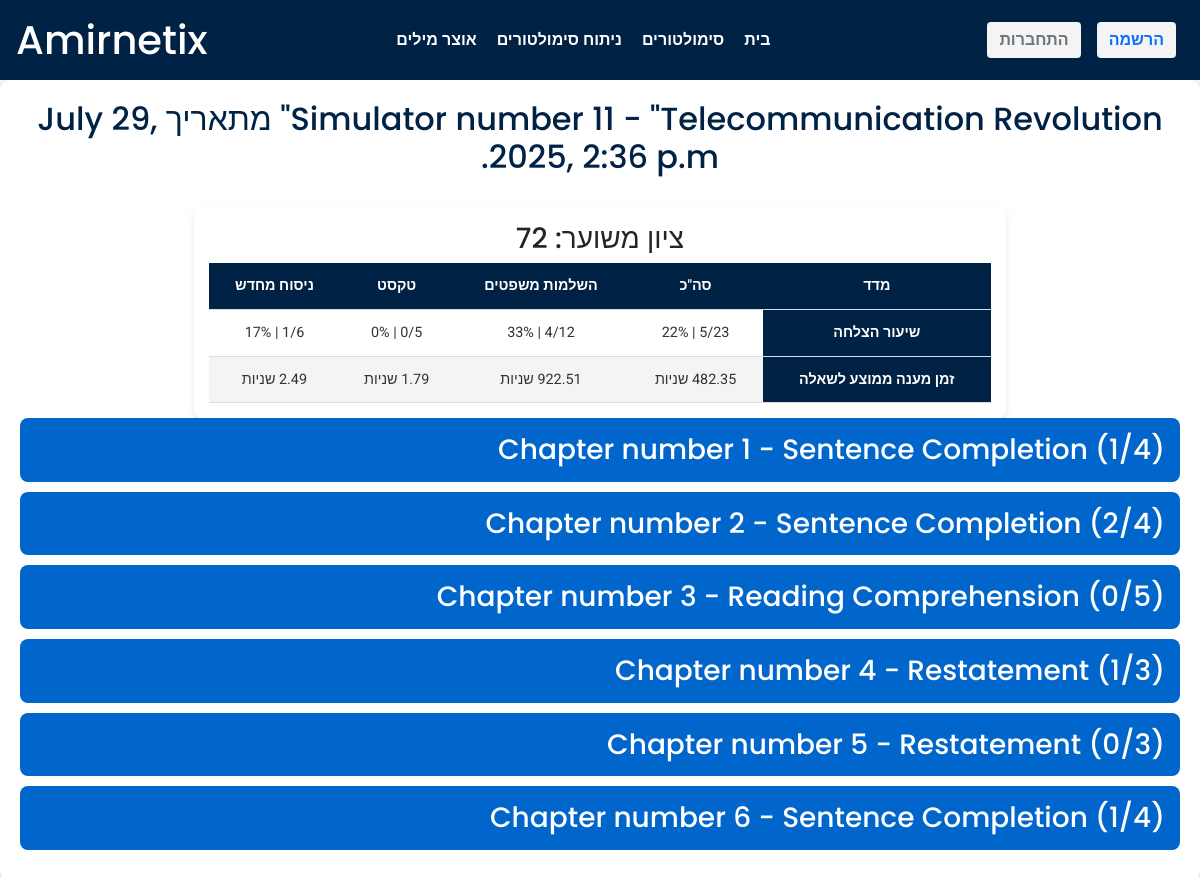
The app's page /Analysis/analyze_simulator/56 with its own data.
### Simulator/models.py (models this page shows, shortened)
class SimulatorAttempt(models.Model):
    user = models.ForeignKey(CustomUser, on_delete=models.CASCADE, related_name='simulator_attempts')
    simulator = models.ForeignKey(Simulator, on_delete=models.CASCADE, related_name='attempts')
    start_time = models.DateTimeField(auto_now_add=True)
    end_time = models.DateTimeField(blank=True, null=True)
    def get_user_answer(self, question):
        return self.user_answers.filter(question=question).first()
    def Success_Rates(self):
        all_questions = UserAnswer.objects.filter(simulator_attempt = self).all()
        success_rates = {
            'Total':{
                'total':0,
                'correct':0
            },
            'SC':{
                'total':0,
                'correct':0
            },
            'RC':{
                'total':0,
                'correct':0
            },
            'RS':{
                'total':0,
                'correct':0
            }
        }
        for q in all_questions:
            success_rates['Total']['total'] += 1
            chapter_type = q.question.chapter.chapter_type
            if q.question.chapter.chapter_type in success_rates.keys():
                success_rates[chapter_type]['total'] += 1
                if q.selected_option.is_correct:
                    success_rates['Total']['correct'] += 1
                    success_rates[chapter_type]['correct'] += 1
        for key in success_rates:
            correct = success_rates[key]['correct']
            total = success_rates[key]['total']
            success_rates[key]['success_rate'] = int(round(correct/total,2)*100)
        return success_rates
    def Answer_Times(self):
        all_questions = UserAnswer.objects.filter(simulator_attempt = self).order_by('timestamp').all()
        last_time = self.start_time
        times = {'q_times':{},'averages':{'Total': 0,'SC':0,'RS':0,'RC':0}}
        for q in all_questions:
            q_type = q.question.chapter.chapter_type
            q_id = q.id
            try:
                answer_time = (q.timestamp - last_time).total_seconds()
                times['q_times'][f'{q_type}_{q_id}'] = answer_time
                times['averages']['Total'] += answer_time
                times['averages'][q_type] += answer_time
                last_time = q.timestamp
            except:
                pass
        for key in times['averages']:
            times['averages'][key] = round(times['averages'][key] / self.Success_Rates()[key]['total'],2)
        return times

class Simulator(models.Model):
    name = models.CharField(max_length=100)
    description = models.TextField(blank=True, null=True)
    level = models.IntegerField(choices=SimulatorLevel.choices, default=SimulatorLevel.MIX)
    create_date = models.DateField(auto_now_add=True)
    def __str__(self):
        return self.name

class UserAnswer(models.Model):
    user = models.ForeignKey(CustomUser, on_delete=models.CASCADE, related_name='user_answers')
    simulator_attempt = models.ForeignKey(SimulatorAttempt, on_delete=models.CASCADE, related_name='user_answers')
    question = models.ForeignKey(Question, on_delete=models.CASCADE, related_name='user_answers')
    selected_option = models.ForeignKey(AnswerOption, on_delete=models.CASCADE)
    timestamp = models.DateTimeField()
    class Meta:
        unique_together = ('user','simulator_attempt', 'question')

class Question(models.Model):
    chapter = models.ForeignKey(Chapter, on_delete=models.CASCADE, related_name='questions')
    order = models.PositiveIntegerField()
    description = models.TextField()
    hebrew_desc = models.TextField(default=None, null=True, blank=True)
    class Meta:
        unique_together = ('chapter', 'order')
        ordering = ['order']

class Chapter(models.Model):
    simulator = models.ForeignKey(Simulator, on_delete=models.CASCADE, related_name='chapters')
    order = models.PositiveIntegerField()
    chapter_type = models.CharField(max_length=2, choices=ChapterType.choices)
    title = models.CharField(max_length=100)
    time_limit = models.PositiveIntegerField(help_text="Time in minutes")
    reading_text = models.TextField(blank=True, null=True)  # Only for Reading Comprehension
    hebrew_text = models.TextField(blank=True,null=True)
    class Meta:
        unique_together = ('simulator', 'order')
        ordering = ['order']

class AnswerOption(models.Model):
    question = models.ForeignKey(Question, on_delete=models.CASCADE, related_name='answer_options')
    order = models.PositiveIntegerField()
    description = models.CharField(max_length=255)
    hebrew_desc = models.TextField(default=None, null=True, blank=True)
    is_correct = models.BooleanField(default=False)
    class Meta:
        unique_together = ('question', 'order')
        ordering = ['order']

### Analysis/views.py (the view)
# urls.py: path("analyze_simulator/<int:simulator_id>",views.analyze_simulator, name='analyze_simulator'),
def analyze_simulator(request,simulator_id):
    try:
        simulator_to_analyze = SimulatorAttempt.objects.get(id = int(simulator_id))
        answered_chapters = simulator_to_analyze.simulator.chapters.all()
        simulator_attempt = {'simulator':simulator_to_analyze,'chapters':[]}
        for chapter in answered_chapters:
            current_chapter = {'chapter':chapter}
            questions = []
            q_cnt,correct_cnt = (0,0)
            for question in chapter.questions.all():
                q_cnt += 1
                current_question = {'question' : question}
                selected_answer = simulator_to_analyze.get_user_answer(question=question).selected_option
                answers = []
                for answer in question.answer_options.all():
                    current_answer = {'answer' : answer}
                    current_answer['is_correct'] = answer.is_correct
                    current_answer['is_selected'] = True if answer == selected_answer else False
                    correct_cnt += 1 if answer == selected_answer and answer.is_correct else 0
                    answers.append(current_answer)
                current_question['answers'] = answers
                questions.append(current_question)
            current_chapter['questions'] = questions
            current_chapter['q_cnt'] = q_cnt
            current_chapter['correct_cnt'] = correct_cnt
            simulator_attempt['chapters'].append(current_chapter)
        return render(request, 'Analysis/analyze_simulator.html',{
            'simulator_attempt' : simulator_attempt
        })
    except:
        print("unsuccessful")
        return index(request)

### Analysis/templates/Analysis/analyze_simulator.html (shortened to what this page needs)
{% extends 'Analysis/layout.html' %}
{% load static %}
{% block body %}
{% if simulator_attempt %}
<div class="analysis-container">
    <h2 class="simulator-title" dir="rtl">{{ simulator_attempt.simulator.simulator }} מתאריך {{simulator_attempt.simulator.start_time}}</h2>
    <div class="metrics-container">
    <h3 style="text-align: center;" dir="rtl">ציון משוער: {{simulator_attempt.simulator.Success_Rates.Total.success_rate|add:50}}</h3>
        <table class="metrics-table" dir="rtl">
            <thead>
                <tr>
                    <th>מדד</th>
                    <th>סה"כ</th>
                    <th>השלמות משפטים</th>
                    <th>טקסט</th>
                    <th>ניסוח מחדש</th>
                </tr>
            </thead>
            <tbody>
                <tr>
                    <th>שיעור הצלחה</th>
                    <td>{{simulator_attempt.simulator.Success_Rates.Total.correct}}/{{simulator_attempt.simulator.Success_Rates.Total.total}} | {{simulator_attempt.simulator.Success_Rates.Total.success_rate}}%</td>
                    <td>{{simulator_attempt.simulator.Success_Rates.SC.correct}}/{{simulator_attempt.simulator.Success_Rates.SC.total}} | {{simulator_attempt.simulator.Success_Rates.SC.success_rate}}%</td>
                    <td>{{simulator_attempt.simulator.Success_Rates.RC.correct}}/{{simulator_attempt.simulator.Success_Rates.RC.total}} | {{simulator_attempt.simulator.Success_Rates.RC.success_rate}}%</td>
                    <td>{{simulator_attempt.simulator.Success_Rates.RS.correct}}/{{simulator_attempt.simulator.Success_Rates.RS.total}} | {{simulator_attempt.simulator.Success_Rates.RS.success_rate}}%</td>
                </tr>
                <tr>
                    <th>זמן מענה ממוצע לשאלה</th>
                    <td>{{simulator_attempt.simulator.Answer_Times.averages.Total}} שניות</td>
                    <td>{{simulator_attempt.simulator.Answer_Times.averages.SC}} שניות</td>
                    <td>{{simulator_attempt.simulator.Answer_Times.averages.RC}} שניות</td>
                    <td>{{simulator_attempt.simulator.Answer_Times.averages.RS}} שניות</td>
                </tr>
            </tbody>
        </table>
    </div>
    {% for chapter in simulator_attempt.chapters %}
    <div class="chapter">
        <h3 class="chapter-title" onclick="toggleChapter(this)">Chapter number {{chapter.chapter.order}} - {{ chapter.chapter.get_chapter_type_display }} <span>({{chapter.correct_cnt}}/{{chapter.q_cnt}})</span></h3>
    </div>
    {% endfor %}
</div>
{% else %}
    <p>No simulator attempts found.</p>
{% endif %}
{% endblock %}

### Analysis/static/Analysis/styles.css (style rules this page uses)
body { font-family: 'Roboto', sans-serif; margin: 0; padding: 0; background-color: #f4f4f4; }
h1, h2, h3 { font-family: 'Poppins', sans-serif; }
.analysis-container { padding: 20px; background-color: #ffffff; border-radius: 10px; box-shadow: 0 4px 8px rgba(0, 0, 0, 0.1); }
.simulator-title { text-align: center; margin-bottom: 30px; color: #002244; }
.chapter-title { background-color: #0066cc; color: white; padding: 15px; border-radius: 8px; cursor: pointer; transition: background-color 0.3s; margin-bottom: 10px; }
.metrics-container { padding: 15px; background-color: #ffffff; border-radius: 8px; box-shadow: 0 4px 8px rgba(0, 0, 0, 0.1); margin-bottom: 15px; max-width: 70%; margin: 0 auto; }
.metrics-table { width: 100%; border-collapse: collapse; font-size: 0.9em; color: #333; }
.metrics-table th, .metrics-table td { padding: 12px; text-align: center; border-bottom: 1px solid #ddd; }
.metrics-table th { background-color: #002244; color: white; font-weight: 600; }
.metrics-table tbody tr:nth-child(even) { background-color: #f4f4f4; }
.metrics-table td { color: #333; }

### records on screen
SimulatorAttempt: simulator.simulator "Simulator number 11 - \"Telecommunication Revolution\"", simulator.start_time "July 29, 2025, 2:36 p.m.", simulator.Success_Rates.Total.success_rate|add "72", simulator.Success_Rates.Total.correct "5", simulator.Success_Rates.Total.success_rate "22", simulator.Success_Rates.SC.correct "4", simulator.Success_Rates.SC.success_rate "33", simulator.Success_Rates.RC.correct "0", simulator.Success_Rates.RC.success_rate "0", simulator.Success_Rates.RS.correct "1", simulator.Success_Rates.RS.success_rate "17", simulator.Answer_Times.averages.Total "482.35"
Chapter: chapter.order "1", chapter.chapter_type "Sentence Completion", correct_cnt "1", q_cnt "4"
Chapter: chapter.order "2", chapter.chapter_type "Sentence Completion", correct_cnt "2", q_cnt "4"
Chapter: chapter.order "3", chapter.chapter_type "Reading Comprehension", correct_cnt "0", q_cnt "5"
Chapter: chapter.order "4", chapter.chapter_type "Restatement", correct_cnt "1", q_cnt "3"
Chapter: chapter.order "5", chapter.chapter_type "Restatement", correct_cnt "0", q_cnt "3"
Chapter: chapter.order "6", chapter.chapter_type "Sentence Completion", correct_cnt "1", q_cnt "4"
